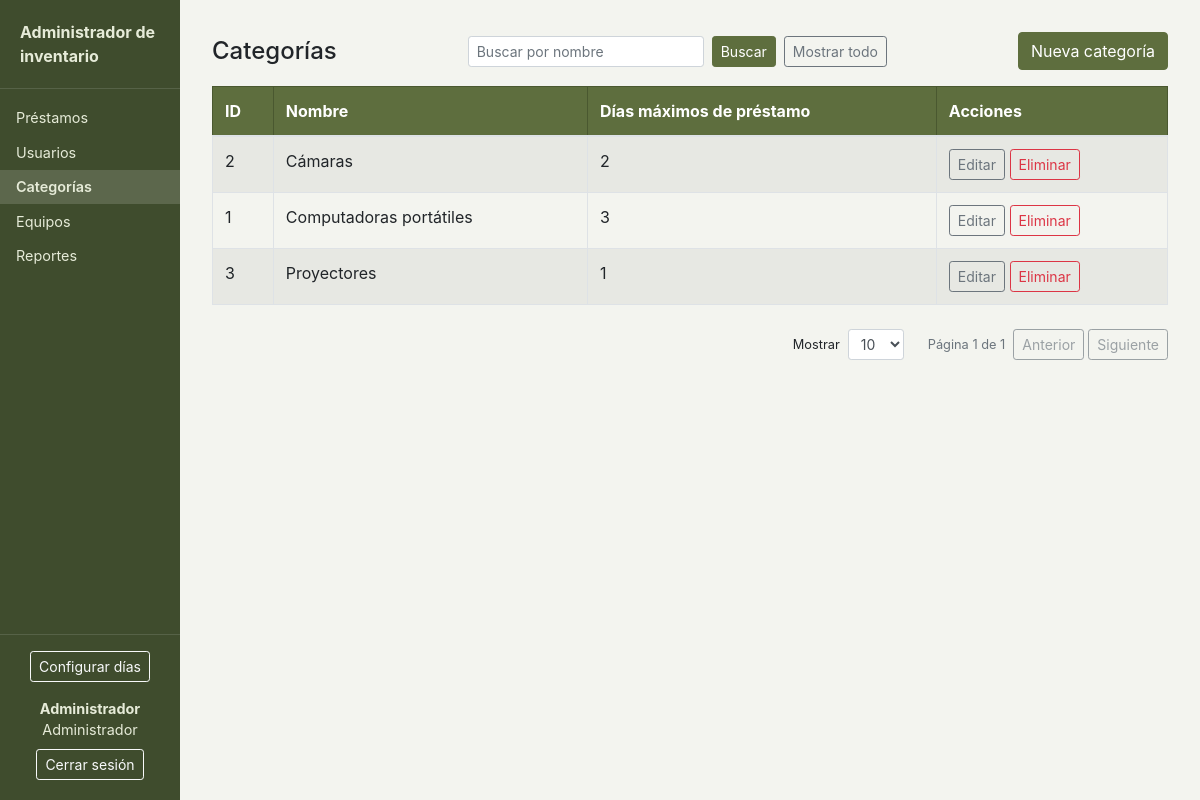
The page /pages/categorias.php (signed in) on the database its author committed.
### tables this page shows
CREATE TABLE IF NOT EXISTS categorias (
    id INT UNSIGNED NOT NULL AUTO_INCREMENT,
    nombre VARCHAR(100) NOT NULL,
    dias_max_prestamo INT UNSIGNED NOT NULL,
    eliminado_en DATETIME NULL,
    creado_en TIMESTAMP NOT NULL DEFAULT CURRENT_TIMESTAMP,
    PRIMARY KEY (id),
    UNIQUE KEY uq_categorias_nombre (nombre)
);

### includes/categorias.php (called while the page is built, shortened)
<?php
function getCategorias(PDO $conn, string $busqueda = '')
{
    $sql = 'SELECT id, nombre, dias_max_prestamo FROM categorias WHERE eliminado_en IS NULL';
    $parametros = [];
    $statement = $conn->prepare($sql . ' ORDER BY nombre');
    $statement->execute($parametros);
    return $statement->fetchAll();
}

### public/pages/categorias.php (the view, shortened to what this page needs)
<?php
require_once __DIR__ . '/../../includes/helpers.php';
require_once __DIR__ . '/../../config/database.php';
require_once __DIR__ . '/../../includes/categorias.php';
$busqueda = busquedaDesdeUrl();
$resultado = paginar(getCategorias($conn, $busqueda));
require __DIR__ . '/common/header.php';
?>
<div class="app">
  <?php require __DIR__ . '/common/sidebar.php'; ?>
  <main class="contenido">
    <div class="d-flex justify-content-between align-items-center mb-3">
      <h1 class="mb-0">Categorías</h1>
      <a href="/pages/categoria_form.php" class="btn btn-verde">Nueva categoría</a>
    </div>
    <div class="table-responsive">
      <table class="table table-bordered table-striped">
        <thead class="thead-verde">
          <tr>
            <th>ID</th>
            <th>Nombre</th>
            <th>Días máximos de préstamo</th>
            <th>Acciones</th>
          </tr>
        </thead>
        <tbody>
          <?php foreach ($resultado['filas'] as $categoria): ?>
            <tr>
              <td><?= (int) $categoria['id'] ?></td>
              <td><?= e($categoria['nombre']) ?></td>
              <td><?= (int) $categoria['dias_max_prestamo'] ?></td>
              <td class="text-nowrap">
                <a href="/pages/categoria_form.php?id=<?= (int) $categoria['id'] ?>" class="btn btn-sm btn-outline-secondary">Editar</a>
                <form action="/actions/categoria_eliminar.php" method="POST" class="d-inline" onsubmit="return confirm('¿Está seguro de que desea eliminar esta categoría?');">
                  <button type="submit" class="btn btn-sm btn-outline-danger">Eliminar</button>
                </form>
              </td>
            </tr>
          <?php endforeach; ?>
        </tbody>
      </table>
    </div>
  </main>
</div>
<?php require __DIR__ . '/common/footer.php'; ?>

### public/assets/css/styles.css (style rules this page uses)
:root { --verde: #5e6e3e; --verde-oscuro: #4a5830; --menu-fondo: #3f4c2d; --menu-texto: #e6ebd8; --fondo: #f3f4ef; }
body { background: var(--fondo); }
.btn-verde { background-color: var(--verde); border-color: var(--verde); color: #fff; }
.app { display: flex; min-height: 100vh; }
.contenido { flex: 1; min-width: 0; padding: 2rem; }
.contenido h1 { font-size: 1.5rem; margin-bottom: 1.25rem; }
.thead-verde th { background: var(--verde); color: #fff; border-color: var(--verde-oscuro); }

### rows shown on the page
categorias: id "2", nombre "Cámaras", dias_max_prestamo "2"
categorias: id "1", nombre "Computadoras portátiles", dias_max_prestamo "3"
categorias: id "3", nombre "Proyectores", dias_max_prestamo "1"

### other values the page prints
$nombre "Préstamos"
$nombre "Usuarios"
$nombre "Categorías"
$nombre "Equipos"
$nombre "Reportes"
$_SESSION['nombre'] "Administrador"
nombreRol($rol) "Administrador"
$pagina "1"
$paginas "1"
form field pp "10"
